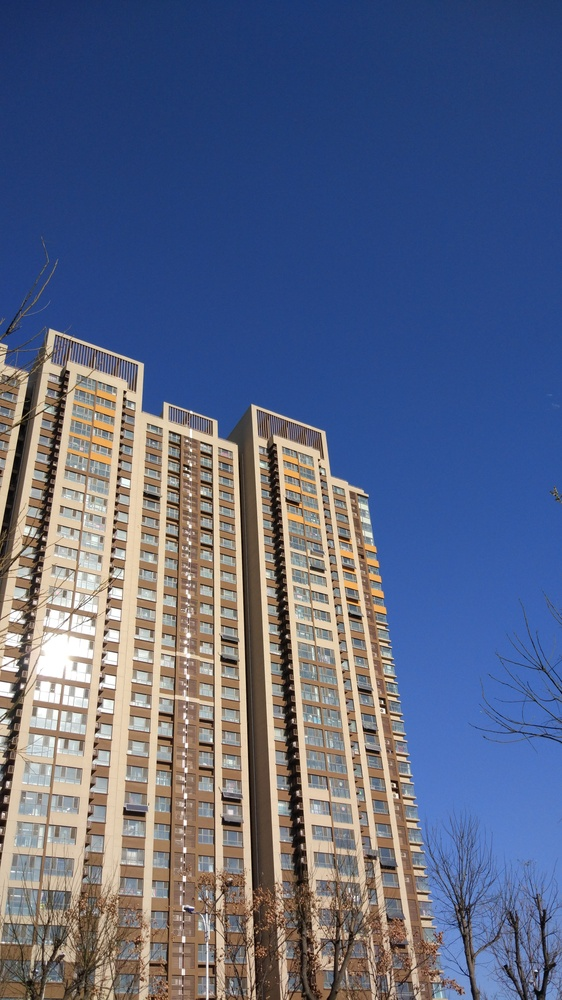
//> input picture building.jpg, 562 x 1000 px, shrunk from 2592 x 4608 before the run
$ ./example_13-02 building.jpg building.jpg building.jpg building.jpg   (built with g++ and OpenCV 4)
//> lines starting //> are read from the running program, lines starting //| are printed output that depends on the picture
// Example 13-2. Creating signatures from histograms for EMD; note that this code is the
// source of the data in Table 13-1, in which the hand histogram is compared in different
// lighting conditions

#include <opencv2/opencv.hpp>
#include <iostream>

using namespace std;

void help( char** argv ){
	cout << "//\nExample 13-2. Creating signatures from histograms for EMD; note that this code is the"
		<< "\n// source of the data in Table 13-1, in which the hand histogram is compared in different"
		<< "\n// lighting conditions\n\n" << endl;
  cout << "\nCall is:\n"
  << argv[0] <<" modelImage0 testImage1 testImage2 badImage3\n\n"
  << "for example: " << argv[0]
  << " ../HandIndoorColor.jpg ../HandOutdoorColor.jpg "
  << "../HandOutdoorSunColor.jpg ../fruits.jpg\n"
  << "\n" << endl;
}

// Compare 3 images' histograms
int main( int argc, char** argv ) {
  if( argc != 5 ) { help( argv ); return -1; }
  vector<cv::Mat> src(5);
  cv::Mat tmp;
  int i;

  tmp = cv::imread( argv[1], 1);
//> tmp is the input picture: 1000 rows x 562 cols, CV_8UC3; mean B, G, R 131.6, 102.8, 92.2
  if( tmp.empty() ) {
    cerr << "Error on reading image 1," << argv[1] << "\n" << endl;
    help( argv );
    return(-1);
  }

  // Parse the first image into two image halves divided halfway on y
  //
  cv::Size size = tmp.size();
//> size = Size(562, 1000)
  int width = size.width;
//> width = 562
  int height = size.height;
//> height = 1000
  int halfheight = height >> 1;
//> halfheight = 500

  cout <<"Getting size [[" <<tmp.cols <<"] [" <<tmp.rows <<"]]\n" <<endl;
//| Getting size [[562] [1000]]
  cout <<"Got size (w,h): (" <<size.width <<"," <<size.height <<")" <<endl;
//| Got size (w,h): (562,1000)

  src[0] = cv::Mat(cv::Size(width,halfheight), CV_8UC3);
  src[1] = cv::Mat(cv::Size(width,halfheight), CV_8UC3);

  // Divide the first image into top and bottom halves into src[0] and src[1]
  //
  cv::Mat_<cv::Vec3b>::iterator tmpit = tmp.begin<cv::Vec3b>();

  // top half
  //
  cv::Mat_<cv::Vec3b>::iterator s0it = src[0].begin<cv::Vec3b>();
  for(i = 0; i < width*halfheight; ++i, ++tmpit, ++s0it) *s0it = *tmpit;
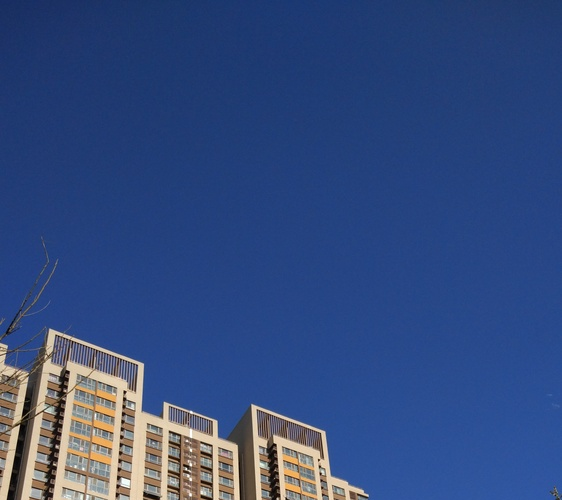
//> src[0]: 500 rows x 562 cols, CV_8UC3; mean B, G, R 126.7, 75.9, 51.9
//> src[1]: 500 rows x 562 cols, CV_8UC3; every value is 0

  // Bottom half
  //
  cv::Mat_<cv::Vec3b>::iterator s1it = src[1].begin<cv::Vec3b>();
  for(i = 0; i < width*halfheight; ++i, ++tmpit, ++s1it) *s1it = *tmpit;
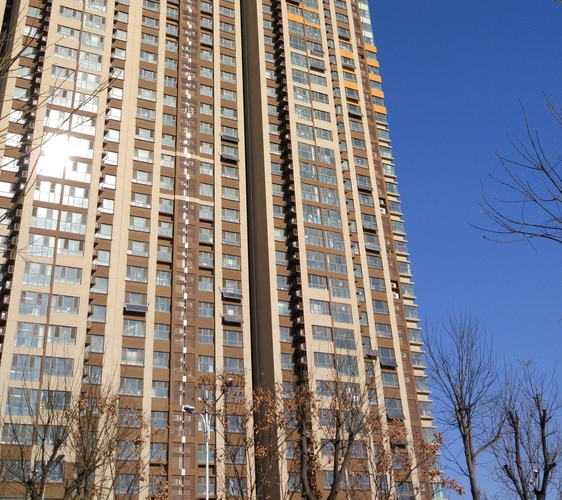
//> src[1]: 500 rows x 562 cols, CV_8UC3; mean B, G, R 136.6, 129.6, 132.4

  // Load the other three images
  //
  for(i = 2; i<5; ++i){
    src[i] = cv::imread(argv[i], 1);
    if(src[i].empty()) {
      cerr << "Error on reading image " << i << ": " << argv[i] << "\n" << endl;
      help( argv );
      return(-1);
    }
  }

  // Compute the HSV image, and decompose it into separate planes.
  //
  vector<cv::Mat> hsv(5), hist(5), hist_img(5);
  int h_bins = 8;
  int s_bins = 8;
  int hist_size[] = { h_bins, s_bins }, ch[] = {0, 1};
  float h_ranges[] = { 0, 180 }; // hue range is [0,180]
  float s_ranges[] = { 0, 255 };
  const float* ranges[] = { h_ranges, s_ranges };
  int scale = 10;

  for(i = 0; i<5; ++i) {
    cv::cvtColor( src[i], hsv[i], cv::COLOR_BGR2HSV );
    cv::calcHist( &hsv[i], 1, ch, cv::noArray(), hist[i], 2, hist_size, ranges, true );
    cv::normalize( hist[i], hist[i], 0, 255, cv::NORM_MINMAX );
    hist_img[i] = cv::Mat::zeros( hist_size[0]*scale, hist_size[1]*scale, CV_8UC3 );

    // Draw our histogram For the 5 images
    //
    for( int h = 0; h < hist_size[0]; h++ )
      for( int s = 0; s < hist_size[1]; s++ ) {
	float hval = hist[i].at<float>(h, s);
	cv::rectangle(
	  hist_img[i],
	  cv::Rect(h*scale, s*scale, scale, scale),
	  cv::Scalar::all(hval),
	  -1
	);
      }
  }
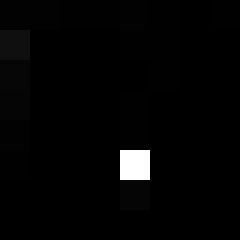
//> hist_img[0]: 80 rows x 80 cols, CV_8UC3 (shown 3 times larger); min 0, max 255, mean 4.8
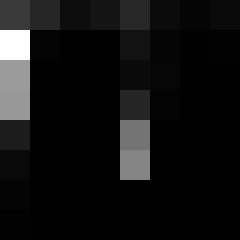
//> hist_img[1]: 80 rows x 80 cols, CV_8UC3 (shown 3 times larger); min 0, max 255, mean 17.7
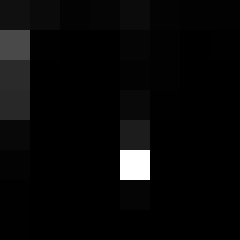
//> hist_img[2]: 80 rows x 80 cols, CV_8UC3 (shown 3 times larger); min 0, max 255, mean 8.3

  // Display
  //
  cv::namedWindow( "Source0", 1 );cv::imshow( "Source0", src[0] );
  cv::namedWindow( "HS Histogram0", 1 );cv::imshow( "HS Histogram0", hist_img[0] );

  cv::namedWindow( "Source1", 1 );cv::imshow( "Source1", src[1] );
  cv::namedWindow( "HS Histogram1", 1 ); cv::imshow( "HS Histogram1", hist_img[1] );

  cv::namedWindow( "Source2", 1 ); cv::imshow( "Source2", src[2] );
  cv::namedWindow( "HS Histogram2", 1 ); cv::imshow( "HS Histogram2", hist_img[2] );

  cv::namedWindow( "Source3", 1 ); cv::imshow( "Source3", src[3] );
  cv::namedWindow( "HS Histogram3", 1 ); cv::imshow( "HS Histogram3", hist_img[3] );

  cv::namedWindow( "Source4", 1 ); cv::imshow( "Source4", src[4] );
  cv::namedWindow( "HS Histogram4", 1 ); cv::imshow( "HS Histogram4", hist_img[4] );

  // Compare the histogram src0 vs 1, vs 2, vs 3, vs 4
  cout << "Comparison:\n"
  << "Corr                Chi                Intersect                Bhat\n"<< endl;

  for(i=1; i<5; ++i) { // For each histogram
    cout << "Hist[0] vs Hist[" << i << "]: " << endl;;
    for(int j=0; j<4; ++j) { // For each comparison type
      cout << "method[" << j << "]: " << cv::compareHist(hist[0],hist[i],j) << " ";
    }
    cout << endl;
  }

  //Do EMD and report
  //
  vector<cv::Mat> sig(5);
  cout << "\nEMD: " << endl;

  // Oi Vey, parse histograms to earth movers signatures
  //
  for( i=0; i<5; ++i) {

    vector<cv::Vec3f> sigv;

    // (re)normalize histogram to make the bin weights sum to 1.
    //
    cv::normalize(hist[i], hist[i], 1, 0, cv::NORM_L1);
    for( int h = 0; h < h_bins; h++ )
      for( int s = 0; s < s_bins; s++ ) {
        float bin_val = hist[i].at<float>(h, s);
        if( bin_val != 0 )
          sigv.push_back( cv::Vec3f(bin_val, (float)h, (float)s));
      }

    // make Nx3 32fC1 matrix, where N is the number of nonzero histogram bins
    //
    sig[i] = cv::Mat(sigv).clone().reshape(1);
    if( i > 0 )
      cout << "Hist[0] vs Hist[" << i << "]: " << EMD(sig[0], sig[i], cv::DIST_L2) << endl;
  }

  cv::waitKey(0);

}
